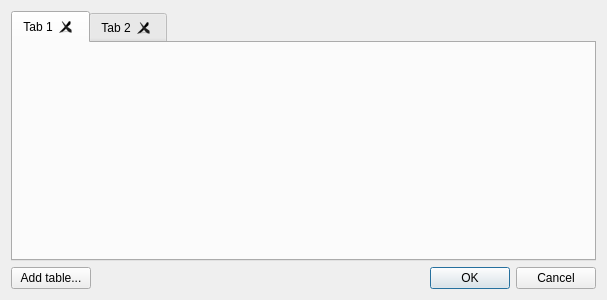
<?xml version="1.0" encoding="UTF-8"?>
<ui version="4.0">
 <class>ConstantTablesEditor</class>
 <widget class="QDialog" name="ConstantTablesEditor">
  <property name="geometry">
   <rect>
    <x>0</x>
    <y>0</y>
    <width>607</width>
    <height>300</height>
   </rect>
  </property>
  <property name="windowTitle">
   <string>Edit constant tables...</string>
  </property>
  <layout class="QVBoxLayout" name="verticalLayout">
   <item>
    <widget class="QTabWidget" name="tab_widget">
     <property name="currentIndex">
      <number>0</number>
     </property>
     <property name="tabsClosable">
      <bool>true</bool>
     </property>
     <property name="movable">
      <bool>false</bool>
     </property>
     <widget class="QWidget" name="tab">
      <attribute name="title">
       <string>Tab 1</string>
      </attribute>
     </widget>
     <widget class="QWidget" name="tab_2">
      <attribute name="title">
       <string>Tab 2</string>
      </attribute>
     </widget>
    </widget>
   </item>
   <item>
    <layout class="QHBoxLayout" name="horizontalLayout">
     <item>
      <widget class="QPushButton" name="add_button">
       <property name="text">
        <string>Add table...</string>
       </property>
      </widget>
     </item>
     <item>
      <widget class="QDialogButtonBox" name="buttonBox">
       <property name="orientation">
        <enum>Qt::Horizontal</enum>
       </property>
       <property name="standardButtons">
        <set>QDialogButtonBox::Cancel|QDialogButtonBox::Ok</set>
       </property>
      </widget>
     </item>
    </layout>
   </item>
  </layout>
 </widget>
 <resources/>
 <connections>
  <connection>
   <sender>buttonBox</sender>
   <signal>accepted()</signal>
   <receiver>ConstantTablesEditor</receiver>
   <slot>accept()</slot>
   <hints>
    <hint type="sourcelabel">
     <x>248</x>
     <y>254</y>
    </hint>
    <hint type="destinationlabel">
     <x>157</x>
     <y>274</y>
    </hint>
   </hints>
  </connection>
  <connection>
   <sender>buttonBox</sender>
   <signal>rejected()</signal>
   <receiver>ConstantTablesEditor</receiver>
   <slot>reject()</slot>
   <hints>
    <hint type="sourcelabel">
     <x>316</x>
     <y>260</y>
    </hint>
    <hint type="destinationlabel">
     <x>286</x>
     <y>274</y>
    </hint>
   </hints>
  </connection>
 </connections>
</ui>
